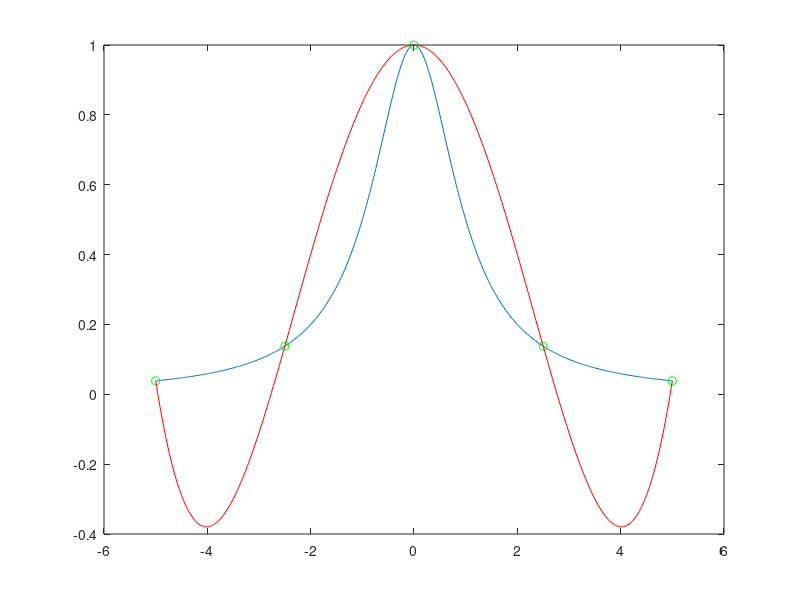

This chart was generated by the following MATLAB code:
clear all
close all

prompt  = {'Nb de Points de collocation','Nb de points de tracer'};
title   = 'Interpolation';
lines= 1;
def     = {'4','500'};
q = inputdlg(prompt,title,lines,def);
n=str2num(q{1});
nt=str2num(q{2});

% tracer du sinus
x0=(-5:10/nt:5)';
y0=1./(x0.*x0+1);
plot(x0,y0);
hold on

% points de collocation
xc=(-5:10/n:5)';
yc=1./(xc.*xc+1);
plot(xc,yc,'go');

% Table des polynomes de Lagrange pour tout x0
    n=size(xc,1);
    nt=size(x0,1);
    P=ones(nt,n);
    for i=1:n
        for j=1:n
            if(i~=j)
                P(:,i)=P(:,i).*(x0-xc(j))./(xc(i)-xc(j));
            end
        end
    end
%P=Lagrange(xc,x0);

% le polynome
y=P*yc;
% tracer de la courbe d'interpolation
plot(x0,y,'r')

